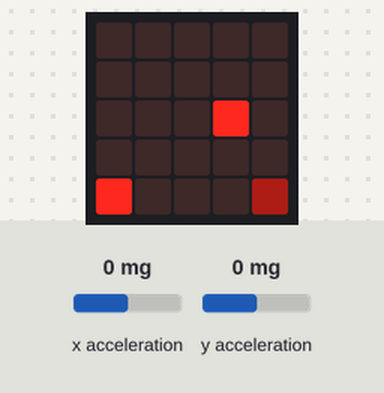
This program was run on a simulated BBC micro:bit (MakeCode). On the bench: the board's 5×5 LED display. The test bench sets the inputs (shaded band); at power-on: y acceleration 0 mg, x acceleration 0 mg.

Above: at 0.68 s.
1.3 s: y acceleration set to 183 mg
3.5 s: y acceleration set to 221 mg
At 3.85 s:
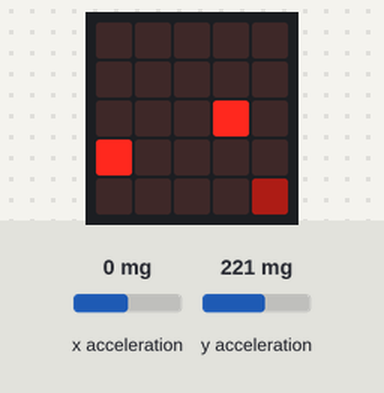
5.5 s: x acceleration set to 750 mg
At 6.66 s:
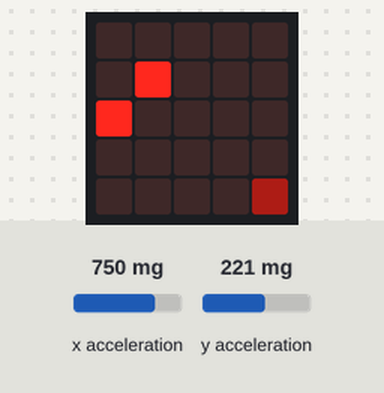
8.0 s: x acceleration set to -1440 mg
At 9.19 s:
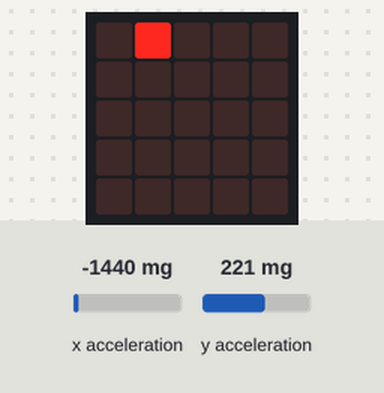
10.1 s: x acceleration set to 1440 mg
At 10.29 s:
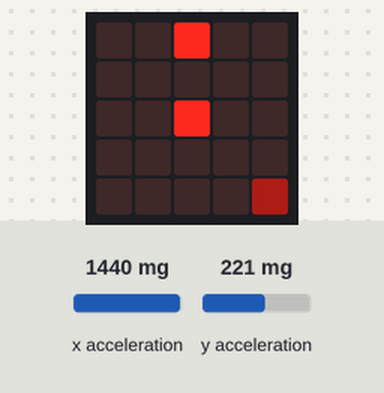
12.3 s: y acceleration set to -1440 mg
At 13.05 s:
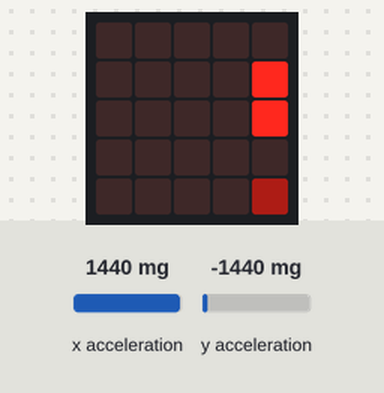

The program:

main.ts
```typescript
let pac_man = game.createSprite(0, 4)
let janaria = game.createSprite(4, 4)
let mamua = game.createSprite(2, 2)
mamua.set(LedSpriteProperty.Blink, 100)
janaria.set(LedSpriteProperty.Brightness, 10)
janaria.set(LedSpriteProperty.Blink, 100)
janaria.set(LedSpriteProperty.Brightness, 50)
basic.forever(function () {
    mamua.move(1)
    basic.pause(500)
    mamua.ifOnEdgeBounce()
    basic.pause(400)
    if (input.acceleration(Dimension.X) > 200) {
        pac_man.move(1)
        basic.pause(200)
    }
    if (input.acceleration(Dimension.X) < 200) {
        pac_man.move(-1)
        basic.pause(200)
    }
    if (input.acceleration(Dimension.Y) < 200) {
        pac_man.change(LedSpriteProperty.Y, 1)
        basic.pause(200)
    }
    if (input.acceleration(Dimension.Y) > 200) {
        pac_man.change(LedSpriteProperty.Y, -1)
        basic.pause(200)
    }
})
```

test.ts
```typescript
// aquí va el archivo "tests"; esto no se compilará cuando este paquete se utilice como una extensión.
```

Measured:
- the behaviour switches between 200 and 201 mg on y acceleration (found by bisection; images 0 and 1)
- after the input at 3.5 s, the display: first differs from a run without the input after 0.25 s (image 1 shows a later state)
- after the input at 5.5 s, the display: first differs from a run without the input after 0.72 s (image 2 shows a later state)
- after the input at 8.0 s, the display: first differs from a run without the input after 0.83 s (image 3 shows a later state)
- after the input at 10.1 s, the display: first changes after 0.06 s (image 4 shows a later state)
- after the input at 12.3 s, the display: first differs from a run without the input after 0.70 s (image 5)
